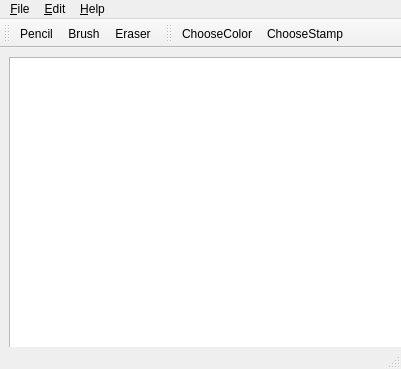
<?xml version="1.0" encoding="UTF-8"?>
<ui version="4.0">
 <class>MainWindow</class>
 <widget class="QMainWindow" name="MainWindow">
  <property name="geometry">
   <rect>
    <x>0</x>
    <y>0</y>
    <width>401</width>
    <height>360</height>
   </rect>
  </property>
  <property name="windowTitle">
   <string>MainWindow</string>
  </property>
  <widget class="QWidget" name="centralwidget">
   <property name="minimumSize">
    <size>
     <width>401</width>
     <height>299</height>
    </size>
   </property>
   <layout class="QGridLayout" name="gridLayout">
    <item row="0" column="0">
     <widget class="QGraphicsView" name="graphicsView">
      <property name="minimumSize">
       <size>
        <width>400</width>
        <height>300</height>
       </size>
      </property>
     </widget>
    </item>
   </layout>
  </widget>
  <widget class="QMenuBar" name="menubar">
   <property name="geometry">
    <rect>
     <x>0</x>
     <y>0</y>
     <width>401</width>
     <height>20</height>
    </rect>
   </property>
   <widget class="QMenu" name="menu_File">
    <property name="title">
     <string>&amp;File</string>
    </property>
    <addaction name="actionNew"/>
    <addaction name="actionOpen"/>
    <addaction name="actionSave"/>
    <addaction name="actionSaveAs"/>
    <addaction name="actionQuit"/>
   </widget>
   <widget class="QMenu" name="menu_Edit">
    <property name="title">
     <string>&amp;Edit</string>
    </property>
    <addaction name="actionUndo"/>
   </widget>
   <widget class="QMenu" name="menu_Help">
    <property name="title">
     <string>&amp;Help</string>
    </property>
    <addaction name="actionAbout"/>
   </widget>
   <addaction name="menu_File"/>
   <addaction name="menu_Edit"/>
   <addaction name="menu_Help"/>
  </widget>
  <widget class="QStatusBar" name="statusbar"/>
  <widget class="QToolBar" name="toolBar">
   <property name="windowTitle">
    <string>toolBar</string>
   </property>
   <attribute name="toolBarArea">
    <enum>TopToolBarArea</enum>
   </attribute>
   <attribute name="toolBarBreak">
    <bool>false</bool>
   </attribute>
   <addaction name="actionPencil"/>
   <addaction name="actionBrush"/>
   <addaction name="actionEraser"/>
  </widget>
  <widget class="QToolBar" name="toolBar_2">
   <property name="windowTitle">
    <string>toolBar_2</string>
   </property>
   <attribute name="toolBarArea">
    <enum>TopToolBarArea</enum>
   </attribute>
   <attribute name="toolBarBreak">
    <bool>false</bool>
   </attribute>
   <addaction name="actionChooseColor"/>
   <addaction name="actionChooseStamp"/>
  </widget>
  <action name="actionNew">
   <property name="icon">
    <iconset>
     <normalon>:/images/New.png</normalon>
    </iconset>
   </property>
   <property name="text">
    <string>&amp;New</string>
   </property>
  </action>
  <action name="actionOpen">
   <property name="icon">
    <iconset resource="graphiceditor.qrc">
     <normaloff>:/images/Open.png</normaloff>:/images/Open.png</iconset>
   </property>
   <property name="text">
    <string>&amp;Open</string>
   </property>
  </action>
  <action name="actionSave">
   <property name="icon">
    <iconset resource="graphiceditor.qrc">
     <normaloff>:/images/Save.png</normaloff>:/images/Save.png</iconset>
   </property>
   <property name="text">
    <string>&amp;Save</string>
   </property>
  </action>
  <action name="actionSaveAs">
   <property name="text">
    <string>Save &amp;as</string>
   </property>
  </action>
  <action name="actionQuit">
   <property name="text">
    <string>&amp;Quit</string>
   </property>
  </action>
  <action name="actionUndo">
   <property name="text">
    <string>&amp;Undo</string>
   </property>
  </action>
  <action name="actionAbout">
   <property name="text">
    <string>A&amp;bout</string>
   </property>
  </action>
  <action name="actionPencil">
   <property name="checkable">
    <bool>true</bool>
   </property>
   <property name="icon">
    <iconset resource="graphiceditor.qrc">
     <normaloff>:/images/Pencil.png</normaloff>
     <normalon>:/images/Pencil.png</normalon>:/images/Pencil.png</iconset>
   </property>
   <property name="text">
    <string>Pencil</string>
   </property>
  </action>
  <action name="actionBrush">
   <property name="checkable">
    <bool>true</bool>
   </property>
   <property name="icon">
    <iconset>
     <normalon>:/images/Brush.png</normalon>
    </iconset>
   </property>
   <property name="text">
    <string>Brush</string>
   </property>
  </action>
  <action name="actionEraser">
   <property name="checkable">
    <bool>true</bool>
   </property>
   <property name="icon">
    <iconset>
     <normalon>:/images/Eraser.png</normalon>
    </iconset>
   </property>
   <property name="text">
    <string>Eraser</string>
   </property>
  </action>
  <action name="actionPalette">
   <property name="text">
    <string>Palette</string>
   </property>
  </action>
  <action name="actionChooseColor">
   <property name="text">
    <string>ChooseColor</string>
   </property>
  </action>
  <action name="actionChooseStamp">
   <property name="text">
    <string>ChooseStamp</string>
   </property>
  </action>
 </widget>
 <resources>
  <include location="graphiceditor.qrc"/>
 </resources>
 <connections/>
</ui>
